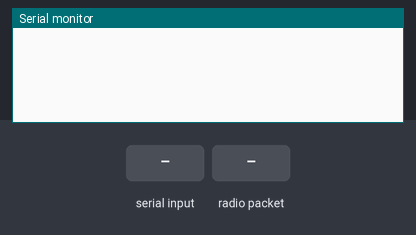
Bench run of a sketch on a simulated Arduino Uno, built with avr-gcc and run on an emulated ATmega328P. Parts: the last lines printed to the serial monitor. The inputs (shaded band) are chosen by the test bench. No radio packets arrive unless stated.

Above: at 1.2 s.
1.3 s: "1" received over the second serial link
At 3.5 s:
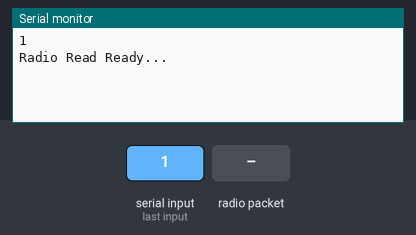
3.8 s: radio packet "1" arrives
At 4.7 s:
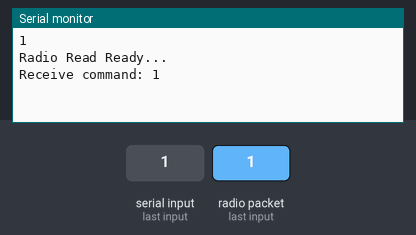
5.3 s: radio packet "0" arrives
At 5.9 s:
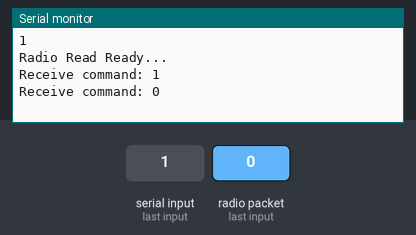
6.8 s: "0" received over the second serial link
At 9.0 s:
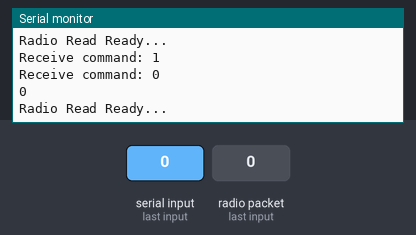

Measured:
- after the input at 1.3 s, the serial monitor: prints a new line after 1.0 s (image 1)
- after the input at 3.8 s, the serial monitor: prints a new line at once (image 2)
- after the input at 5.3 s, the serial monitor: prints a new line at once (image 3)
- after the input at 6.8 s, the serial monitor: prints a new line after 1.0 s (image 4)

The sketch:

RadioXmit.ino
```cpp
// (licence header left out)
#include <SPI.h>
#include <nRF24L01.h>
#include <RF24.h>
#include <SoftwareSerial.h>
#define RX 9                            // Pin used for the receive port on the Arduino
#define TX 10                           // Pin used for the transmit port on the Arduino

RF24 radio(7, 8);                 // Chip enable (7), Chip Select (8)
const byte address[6] = "00004";  // Radio address - use only the channels that match the
                                  // numbers on your robots.
SoftwareSerial mySerial(RX, TX, true);  // Here we define the serial port object
char character;                         // Character read from the serial port

void setup()
{
  Serial.begin(9600);
  radio.begin();                  // Instantiate the radio object
  mySerial.begin(9600); // Open the software serial port. Once we open the port we
                      // print a message and wait a second for things to settle
                      // down.

  if (!radio.isChipConnected())
  {
      while(!radio.isChipConnected());
  }


//  radio.openReadingPipe(0, address);  // Open the radio pipe using your address (read about pipes and channels)
//  radio.setPALevel(RF24_PA_MIN);      // Set the power level. Since the bots and the radio base station are close I use min power
//  radio.startListening();             // Go into receive mode.
//  Serial.println("Radio Read Ready...");
}

void loop()                        // We just send hello world broadcasts every second
{
  while(mySerial.available())
  {
    //open write
    radio.openWritingPipe(address);  // Open the radio pipe using your address (read about pipes and channels)
    radio.setPALevel(RF24_PA_MIN);   // Set the power level. Since the bots and the radio base station are close I use min power
    radio.stopListening();           // Now we listen for messages...

    char content[16] = {};
    mySerial.readBytes(content, 16);   // Here is where we read the data
    Serial.println(content);
    radio.write(&content, sizeof(content));

     //open read
    radio.openReadingPipe(0, address);  // Open the radio pipe using your address (read about pipes and channels)
    radio.setPALevel(RF24_PA_MIN);      // Set the power level. Since the bots and the radio base station are close I use min power
    radio.startListening();             // Go into receive mode.
    Serial.println("Radio Read Ready...");

  }


  while (radio.available())
  {
    char cmd[10] = "";
    radio.read(&cmd, 3);
    Serial.print("Receive command: ");
    Serial.println(cmd);
    mySerial.write(cmd);
    //delay(1000);
  }
}
```
